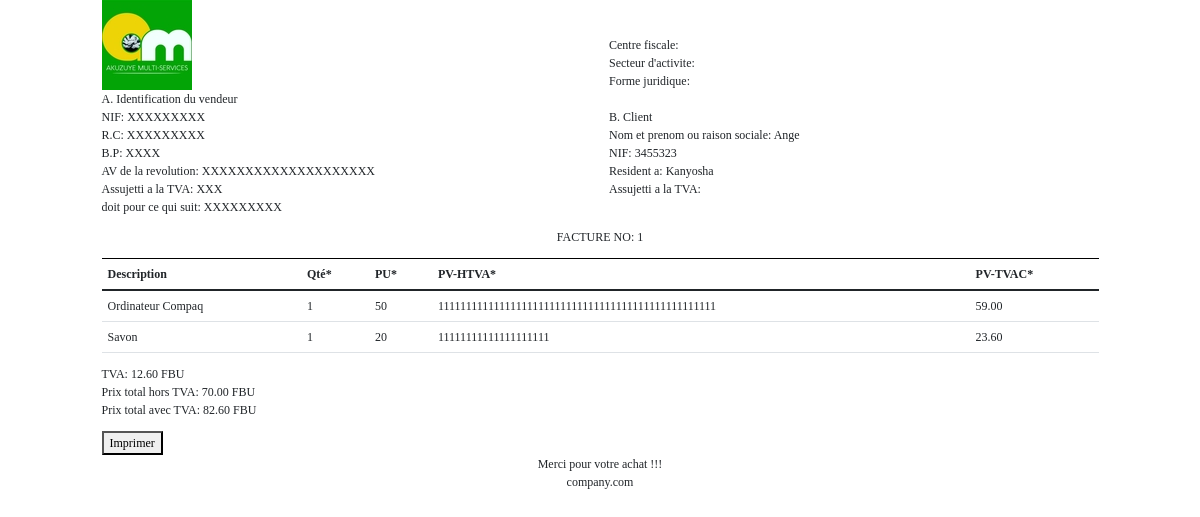
The app's page /orderDetail/55/1 (signed in) with its own data.
### Base/models.py (models this page shows, shortened)
class ClientProfile(models.Model):
    user = models.ForeignKey(User, on_delete=models.CASCADE)
    client = models.CharField(null=True, blank=True, max_length=100)
    phone = models.CharField(null=True, blank=True, max_length=100)
    residence = models.CharField(null=True, blank=True, max_length=50)
    nif = models.CharField(null=True, blank=True, max_length=50)
    class Meta:
        ordering = ['client']

class OrdersNo(models.Model):
    user = models.ForeignKey(User, on_delete=models.CASCADE)
    no = models.CharField(null=True, blank=True, max_length=50)
    quantity = models.CharField(null=True, blank=True, max_length=50)
    price = models.CharField(null=True, blank=True, max_length=50)
    client = models.ForeignKey(ClientProfile, verbose_name="Client name", on_delete=models.CASCADE)
    name = models.ForeignKey(Products, verbose_name="Product name", on_delete=models.CASCADE)
    class Meta:
        ordering = ['no']

class Products(models.Model):
    user = models.ForeignKey(User, on_delete=models.CASCADE)
    name = models.CharField(null=True, blank=True, max_length=50)
    quantity = models.IntegerField(null=True, blank=True)
    price = models.IntegerField(null=True, blank=True)
    class Meta:
        ordering = ['name']
    def __str__(self):
        return f"{self.name}"

### Base/views.py (the view)
# urls.py: path('orderDetail/<int:id>/<int:idd>', views.orderDetail, name='orderDetail'),
@login_required
def orderDetail(request, id, idd):
    header_title = "Factures"
    detOrder = get_object_or_404(OrdersNo, id=id)
    productData = get_object_or_404(Products, id=idd)
    clien = get_object_or_404(ClientProfile, id=detOrder.client.id)
    loo = OrdersNo.objects.filter(no=detOrder.no)
    quantity_list = []
    price_list = []
    total_price_list = []
    tva_price_list = []
    total_price_tva_list = []
    each_full = 0.0
    each_price = 0.0
    each_tva = 0.0
    for x in loo:
        quantity_list.append(x.quantity)
        price_list.append(x.name.price)
        pv_total = float(x.name.price) * float(x.quantity)  # Total price without TVA for each
        tva = pv_total * 18.0 / 100  # TVA for each
        tottva = tva + pv_total  # Total price with TVA for each
        total_price_list.append(pv_total)
        tva_price_list.append(tva)
        total_price_tva_list.append(tottva)
        each_tva = each_tva + tva
        each_price = each_price + pv_total
        each_full = each_full + tottva
    mylist = zip(loo, total_price_tva_list)
    context = {
        'mylist': mylist,
    }
    return render(request, "orderDetail.html", locals())

### Base/templates/orderDetail.html (shortened to what this page needs)
<!doctype html>
{% load static %}
{% load mathfilters %}
<html lang="en">
<head>
	<link rel="stylesheet" href="{% static '../static/css/bootstrap.min.css' %}">
    <link rel="stylesheet" href="{% static '../static/js/bootstrap.min.js' %}">
	<link rel="stylesheet" href="{% static '../static/css/test.css' %}">
</head>
<body>
<div class="row">
	<div class="col-1 col-sm-1 col-xm-12"></div>
	<div class="col-5 col-sm-5 col-xm-12">
		<img src="/media/photo/90.jpg" class="imgcente" alt="Logo"><br>
		<p>A. Identification du vendeur<br>
		NIF: XXXXXXXXX<br>
		R.C: XXXXXXXXX<br>
		B.P: XXXX<br>
		AV de la revolution: XXXXXXXXXXXXXXXXXXXX<br>
		Assujetti a la TVA: XXX<br>
		doit pour ce qui suit: XXXXXXXXX<br></p>
	</div>
	<div class="col-5 col-sm-5 col-xm-12">
		<br><br>
		Centre fiscale:<br>
		Secteur d'activite:<br>
		Forme juridique:<br><br>
		<p>B. Client<br>
		Nom et prenom ou raison sociale: {{clien.client}}<br>
		NIF: {{clien.nif}}<br>
		Resident a: {{clien.residence}}<br>
		Assujetti a la TVA:<br></p>
	</div>
	<div class="col-1 col-sm-1 col-xm-12"></div>
</div>
<div class="row">
  <div class="col-1 col-sm-1 col-xm-12"></div>
  <div id="ticket" class="col-10 col-sm-10 col-xm-12">
		<p class="text-center">FACTURE NO: {{ detOrder.no }}</p>
	  <table class="table">
	  <thead>
	    <tr>
		    <th scope="col">Description</th>
		    <th scope="col">Qté*</th>
		    <th scope="col">PU*</th>
		    <th scope="col">PV-HTVA*</th>
		    <th scope="col">PV-TVAC*</th>
	    </tr>
	  </thead>
	  <tbody>
	  {% for item, tot_tva in mylist %}
	    <tr>
	      <td>{{ item.name }}</td>
		    <td>{{ item.quantity }}</td>
		    <td>{{ item.name.price }}</td>
		    <td>{{ item.name.price|mul:item.quantity }}</td>
		    <td> {{ tot_tva|floatformat:2 }}</td>
	    </tr>
	  {% endfor %}
	  </tbody>
	  </table>
	  <p>
		  TVA: {{ each_tva|floatformat:2 }} FBU <br>
		  Prix total hors TVA: {{ each_price|floatformat:2 }} FBU <br>
		  Prix total avec TVA: {{ each_full|floatformat:2 }} FBU <br>
	  </p>
	  <button id="btnPrint" class="hidden-print">Imprimer</button>
  </div>
  <div class="col-1 col-sm-1 col-xm-12"></div>
</div>
	<footer class="container text-center">
	  <p class="centered">Merci pour votre achat !!!
                <br>company.com</p>
	</footer>
</body>
</html>

### Base/static/css/test.css (style rules this page uses)
* { font-size: 12px; font-family: 'Times New Roman'; }
td, th, tr, table { border-top: 1px solid black; border-collapse: collapse; }
.centered { text-align: center; align-content: center; }

### records on screen
ClientProfile: client "Ange", nif "3455323", residence "Kanyosha"
OrdersNo: no "1", name "Ordinateur Compaq", quantity "1", name.price "50", name.price|mul "11111111111111111111111111111111111111111111111111", tot_tva "59.00"
OrdersNo: name "Savon", quantity "1", name.price "20", name.price|mul "11111111111111111111", tot_tva "23.60"

### other values on screen
{{ each_tva|floatformat:2 }} "12.60"
{{ each_price|floatformat:2 }} "70.00"
{{ each_full|floatformat:2 }} "82.60"
